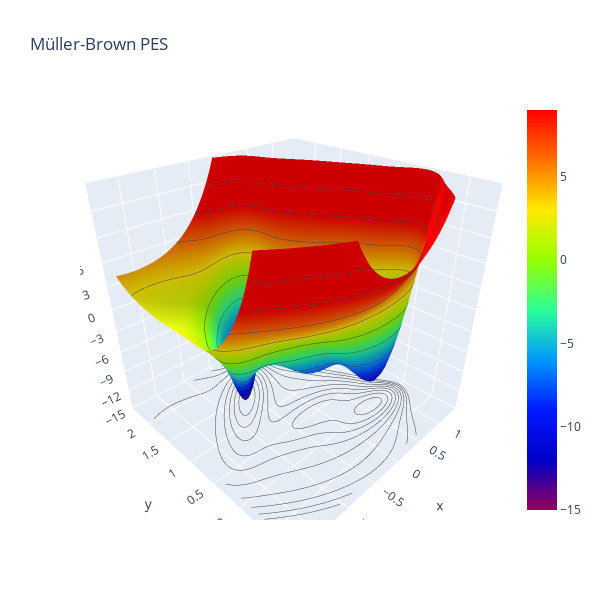

The code cell stored with this chart in its notebook:
### Markdown cell above
## Visualizing MB Potential: 3D Surface

We will now create a 3D plot of our data. To make the plot more readable, we will exclude the points that have extremely high energy.

### Code cell
fig = go.Figure(data=[go.Surface(z=V, x=X, y=Y, colorscale='rainbow', cmin=-15, cmax=9)])

# Add contour lines
fig.update_traces(contours_z=dict(show=True, project_z=True, width=1))

# Format the layout
fig.update_layout(
    title='Müller-Brown PES', 
    width=600, height=600,
    scene = dict(
        zaxis_title="V(x,y)",
        zaxis = dict(dtick=3, range=[-15, 15]),
        camera_eye = dict(x=-1.2, y=-1.2, z=1.0)
    )
)

fig.show()

### Figure 1 — Plotly figure (JSON) as saved in the notebook; plotly's stock layout.template omitted (floating-point values rounded to 4 significant figures; data arrays with more than 128 entries replaced by an {"elided": "..."} marker saying what was removed)
{"data": [{"cmax": 9, "cmin": -15, "colorscale": [[0, "rgb(150,0,90)"], [0.125, "rgb(0,0,200)"], [0.25, "rgb(0,25,255)"], [0.375, "rgb(0,152,255)"], [0.5, "rgb(44,255,150)"], [0.625, "rgb(151,255,0)"], [0.75, "rgb(255,234,0)"], [0.875, "rgb(255,111,0)"], [1, "rgb(255,0,0)"]], "contours": {"z": {"project": {"z": true}, "show": true, "width": 1}}, "type": "surface", "x": {"elided": "64x64 float values"}, "y": {"elided": "64x64 float values"}, "z": {"elided": "64x64 float values"}}], "layout": {"height": 600, "scene": {"camera": {"eye": {"x": -1.2, "y": -1.2, "z": 1}}, "zaxis": {"dtick": 3, "range": [-15, 15], "title": {"text": "V(x,y)"}}}, "title": {"text": "Müller-Brown PES"}, "width": 600}}
